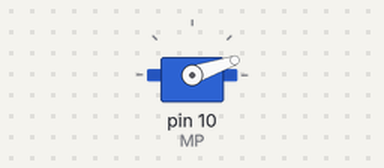
The sketch below on a simulated Arduino Uno, built with avr-gcc and run on an emulated ATmega328P. Shown: servo. What the sketch prints to the serial monitor is not drawn.

Above: at 0.05 s.
At 0.25 s:
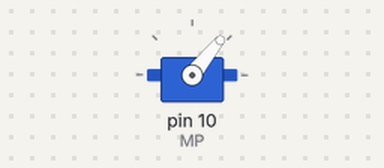
At 0.45 s:
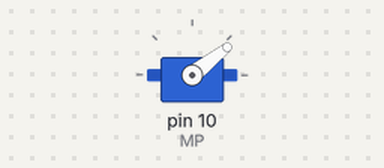
At 0.7 s:
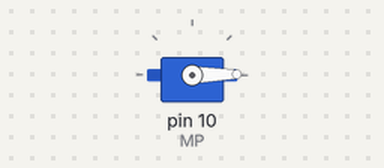
Timing chart, 0 to 3.0 s (numbered marks = the images above):
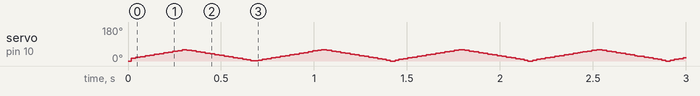

The sketch:

sketch_nov12a.ino
```cpp
#include <Servo.h>

#define MP 10

Servo motor;

void setup() {
  motor.attach(MP);
  Serial.begin(9600);
}

int pos;
bool rotated = false;

void loop() {
  if (!rotated) {
    for (pos = 0; pos <= 60; pos++) {
      motor.write(pos);
      delay(1);
      if (pos == 60) rotated = true;
      Serial.print(pos);
      Serial.println(" 1");
    }
  }

  if (rotated) {
    for (pos = 60; pos >= 0; pos--) {
      motor.write(pos);
      delay(1);
      if (pos == 0) rotated = false;
      Serial.print(pos);
      Serial.println(" 2");
    }
  }
}
```
